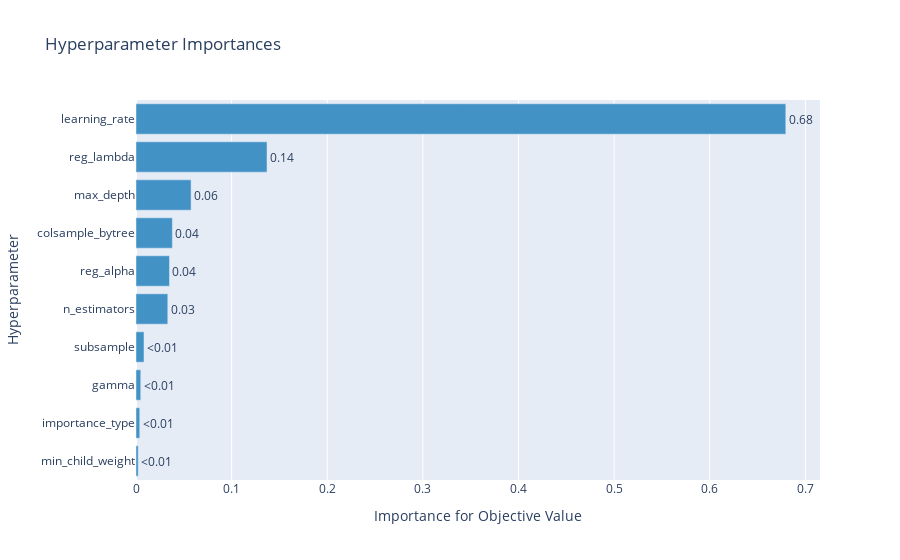

The code cell stored with this chart in its notebook:
### Code cell
optuna.visualization.plot_param_importances(study)

### Figure 1 — Plotly figure (JSON) as saved in the notebook; plotly's stock layout.template omitted (floating-point values rounded to 4 significant figures)
{"data": [{"cliponaxis": false, "hovertemplate": ["min_child_weight (IntDistribution): 0.0023119548136194073<extra></extra>", "importance_type (CategoricalDistribution): 0.003936884351504207<extra></extra>", "gamma (FloatDistribution): 0.004971468038930866<extra></extra>", "subsample (FloatDistribution): 0.008342758043650143<extra></extra>", "n_estimators (IntDistribution): 0.033230677404682524<extra></extra>", "reg_alpha (FloatDistribution): 0.03501481915146015<extra></extra>", "colsample_bytree (FloatDistribution): 0.038031706607600524<extra></extra>", "max_depth (IntDistribution): 0.05759655090305999<extra></extra>", "reg_lambda (FloatDistribution): 0.13701810376170612<extra></extra>", "learning_rate (FloatDistribution): 0.679545076923786<extra></extra>"], "marker": {"color": "rgb(66,146,198)"}, "orientation": "h", "text": ["<0.01", "<0.01", "<0.01", "<0.01", "0.03", "0.04", "0.04", "0.06", "0.14", "0.68"], "textposition": "outside", "type": "bar", "x": [0.002312, 0.003937, 0.004971, 0.008343, 0.03323, 0.03501, 0.03803, 0.0576, 0.137, 0.6795], "y": ["min_child_weight", "importance_type", "gamma", "subsample", "n_estimators", "reg_alpha", "colsample_bytree", "max_depth", "reg_lambda", "learning_rate"]}], "layout": {"showlegend": false, "title": {"text": "Hyperparameter Importances"}, "xaxis": {"title": {"text": "Importance for Objective Value"}}, "yaxis": {"title": {"text": "Hyperparameter"}}}}
